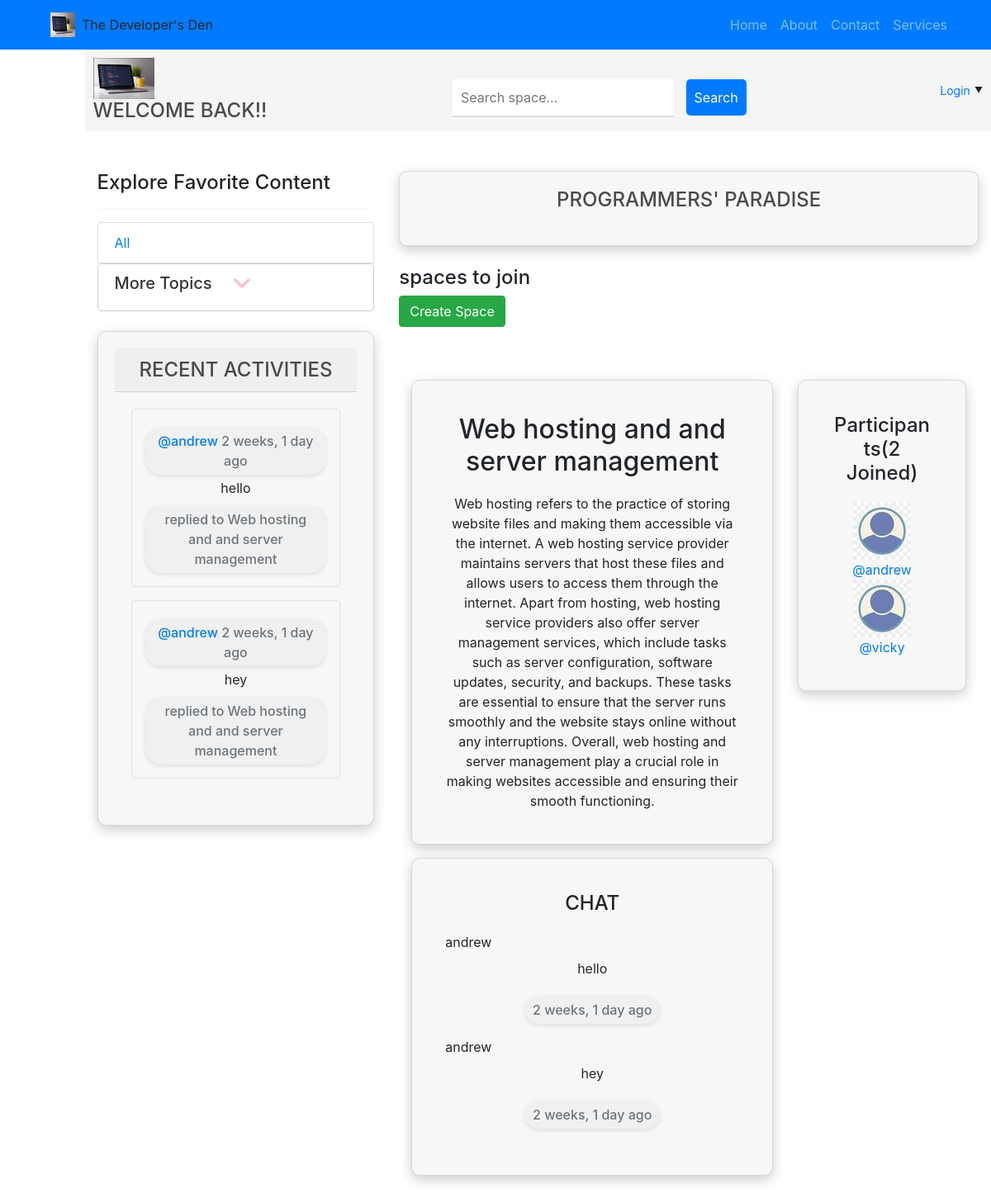
Page /room/3/ on the committed database.
### base/models.py (models this page shows, shortened)
class Message(models.Model):
    user = models.ForeignKey(User, on_delete=models.CASCADE)
    room = models.ForeignKey(Room, on_delete=models.CASCADE)
    body = models.TextField()
    updated = models.DateTimeField(auto_now=True)
    created = models.DateTimeField(auto_now_add=True)
    class Meta:
        ordering = ['-updated', '-created']

class Room(models.Model):
    host = models.ForeignKey(User, on_delete=models.SET_NULL, null=True)
    topic = models.ForeignKey(Topic, on_delete=models.SET_NULL, null=True)
    name = models.CharField(max_length=200)
    description = models.TextField()
    participants = models.ManyToManyField(User, related_name='participants', blank=True)
    created = models.DateTimeField(auto_now_add=True)
    updated = models.DateTimeField(auto_now=True)
    class Meta:
        ordering = ['-updated', '-created']
    def __str__(self):
        return self.name

### base/views.py (the view, shortened to what this page needs)
# urls.py: path('room/<int:pk>/', views.room, name="room"),
def room(request,pk):
    room = Room.objects.get(id=pk)
    room_messages = room.message_set.all()
    participants = room.participants.all()
    context={'room':room,'room_messages':room_messages, 'participants':participants}
    return render(request,'room.html',context)

### Templates/room.html (shortened to what this page needs)
{% load static %}
{% include "home.html" %}
{% block content %}
<div class="container mt-5">
    <div class="row">
        <div class="col-md-8">
            <div class="card mb-3">
                <div class="card-body">
                    <h2 class="card-title">{{room.name}}</h2>
                    <p class="card-text">{{room.description}}</p>
                </div>
            </div>
            <div class="card">
                <div class="card-body">
                    <h3 class="card-title">Chat</h3>
                    {% for message in room_messages %}
                    <div class="mb-3">
                        <div class="d-flex align-items-center mb-2">
                            <p class="mb-0">{{message.user}}</p>
                        </div>
                        <p class="card-text">{{message.body}}</p>
                        <small class="text-muted">{{ message.created|timesince }} ago</small>
                    </div>
                    {% endfor %}
                </div>
            </div>
        </div>
        <div class="col-md-4">
            <div class="card">
                <div class="card-body">
                    <h4 class="card-title">Participants<span>({{participants.count}} Joined)</span></h4>
                    {% for participant in participants %}
                    <img src="{% static 'images/avatar.jpeg' %}">
                   <a href="{% url 'profile' user.id %}"><p class="card-text">@{{participant.username}}</p></a>
                    {% endfor %}
                </div>
            </div>
        </div>
    </div>
</div>
{% endblock %}

### Templates/activities.html (shortened to what this page needs)
<div class="card">
  <div class="card-header">
    <h3 class="mb-0">Recent Activities</h3>
  </div>
  <div class="card-body">
    {% for message in room_messages %}
    <div class="border rounded p-3 mb-3">
      <div class="d-flex justify-content-between">
        <small class="text-muted">
          <a href="{% url 'profile' message.user.id %}" class="text-decoration-none">@{{message.user}}</a> {{message.created|timesince}} ago
        </small>
      </div>
      <p class="mt-1 mb-1">{{message.body}}</p>
      <small class="text-muted">replied to {{message.room}}</small>
    </div>
    {% endfor %}
  </div>
</div>

### Templates/home.html (style rules this page uses)
.card { background-color: #f7f7f7; border-radius: 10px; box-shadow: 0px 5px 15px rgba(0, 0, 0, 0.2); padding: 20px; text-align: center; }
.card-title { margin-bottom: 20px; }
h3 { color: #4a4a4a; font-size: 24px; font-weight: 500; margin: 0; text-transform: uppercase; }
small { display: inline-block; font-size: 1em; font-weight: 500; color: #999; margin-top: 5px; padding: 5px 10px; border-radius: 20px; background-color: #f0f0f0; box-shadow: 0px 2px 5px rgba(0, 0, 0, 0.1); }

### rows in the picture
Message: user "andrew", created "2 weeks, 1 day", body "hello", room "Web hosting and and server management"
Message: user "andrew", created "2 weeks, 1 day", body "hey", room "Web hosting and and server management"
Room: name "Web hosting and and server management", description "Web hosting refers to the practice of storing website files and making them accessible via the internet. A web hosting service provider maintains servers that host these files and allows users to access them through the internet. Apart from hosting, web hosting service providers also offer server management services, which include tasks such as server configuration, software updates, security, and backups. These tasks are essential to ensure that the server runs smoothly and the website stays online without any interruptions. Overall, web hosting and server management play a crucial role in making websites accessible and ensuring their smooth functioning."

### other values in the picture
{{ participants.count }} "2"
{{ participant.username }} "andrew"
{{ participant.username }} "vicky"
